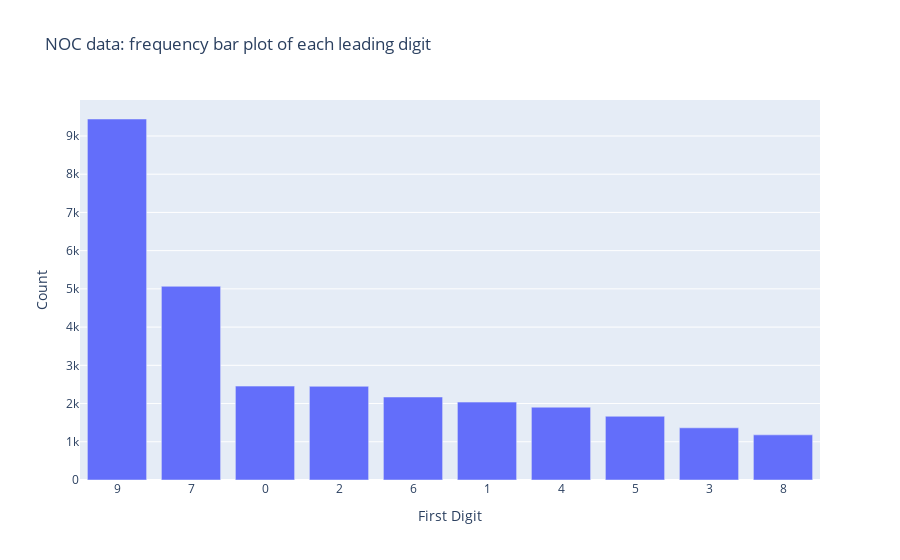

Notebook cell for this chart:
### Code cell
fig = go.Figure()
fig.add_trace(
    go.Bar(
        x = pd.Series(y_train[:-8000]).value_counts().index,
        y=pd.Series(y_train[:-8000]).value_counts()
    )
)
fig.update_layout(
title = 'NOC data: frequency bar plot of each leading digit',
    yaxis_title = 'Count',
    xaxis_title = 'First Digit'
)
fig.update_xaxes(tickvals=list(sorted(pd.Series(y_train).unique())))
fig.show()

### Figure 1 — Plotly figure (JSON) as saved in the notebook; plotly's stock layout.template omitted (floating-point values rounded to 4 significant figures)
{"data": [{"type": "bar", "x": ["9", "7", "0", "2", "6", "1", "4", "5", "3", "8"], "y": [9444, 5067, 2456, 2451, 2171, 2038, 1905, 1667, 1365, 1181]}], "layout": {"title": {"text": "NOC data: frequency bar plot of each leading digit"}, "xaxis": {"tickvals": ["0", "1", "2", "3", "4", "5", "6", "7", "8", "9"], "title": {"text": "First Digit"}}, "yaxis": {"title": {"text": "Count"}}}}
